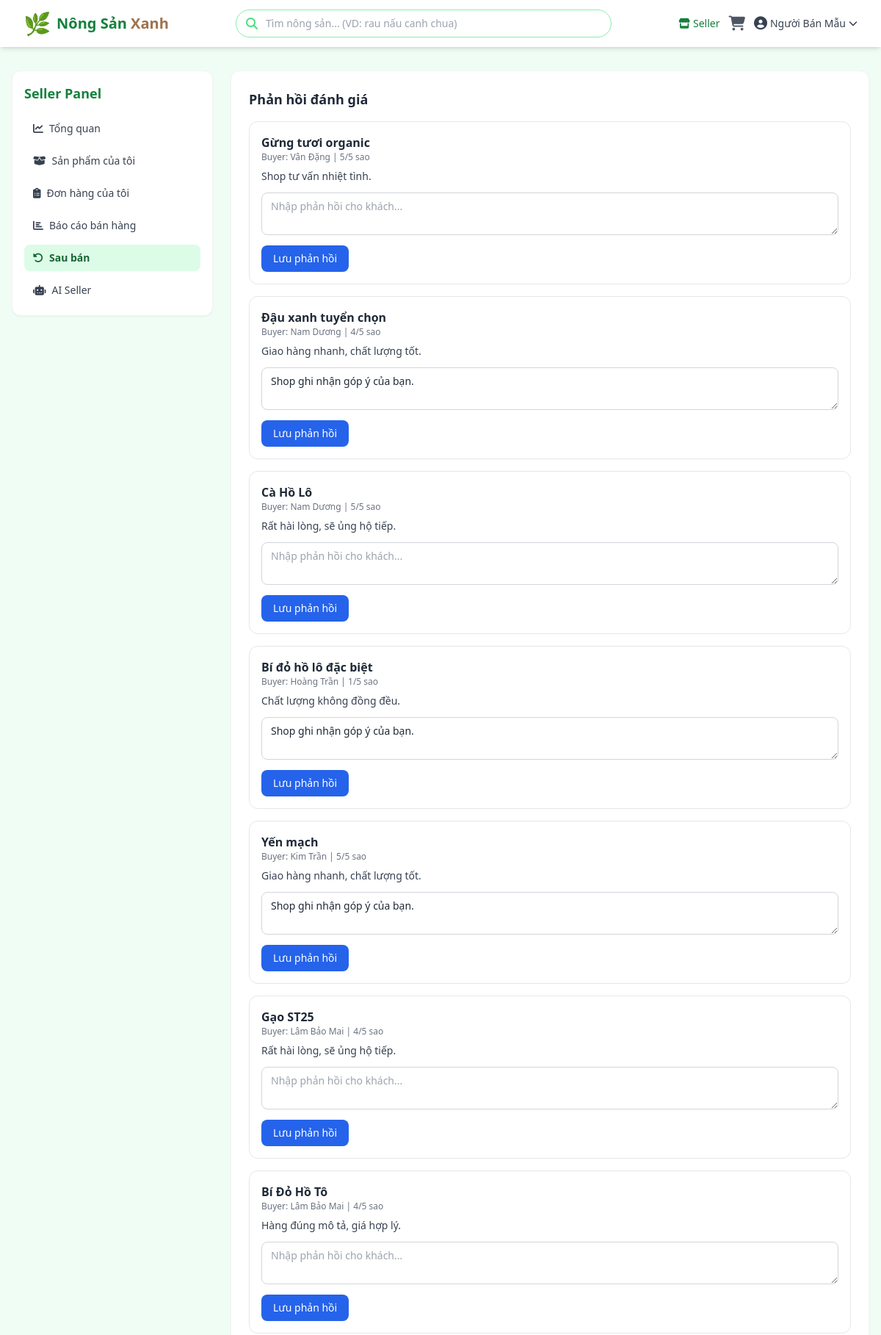
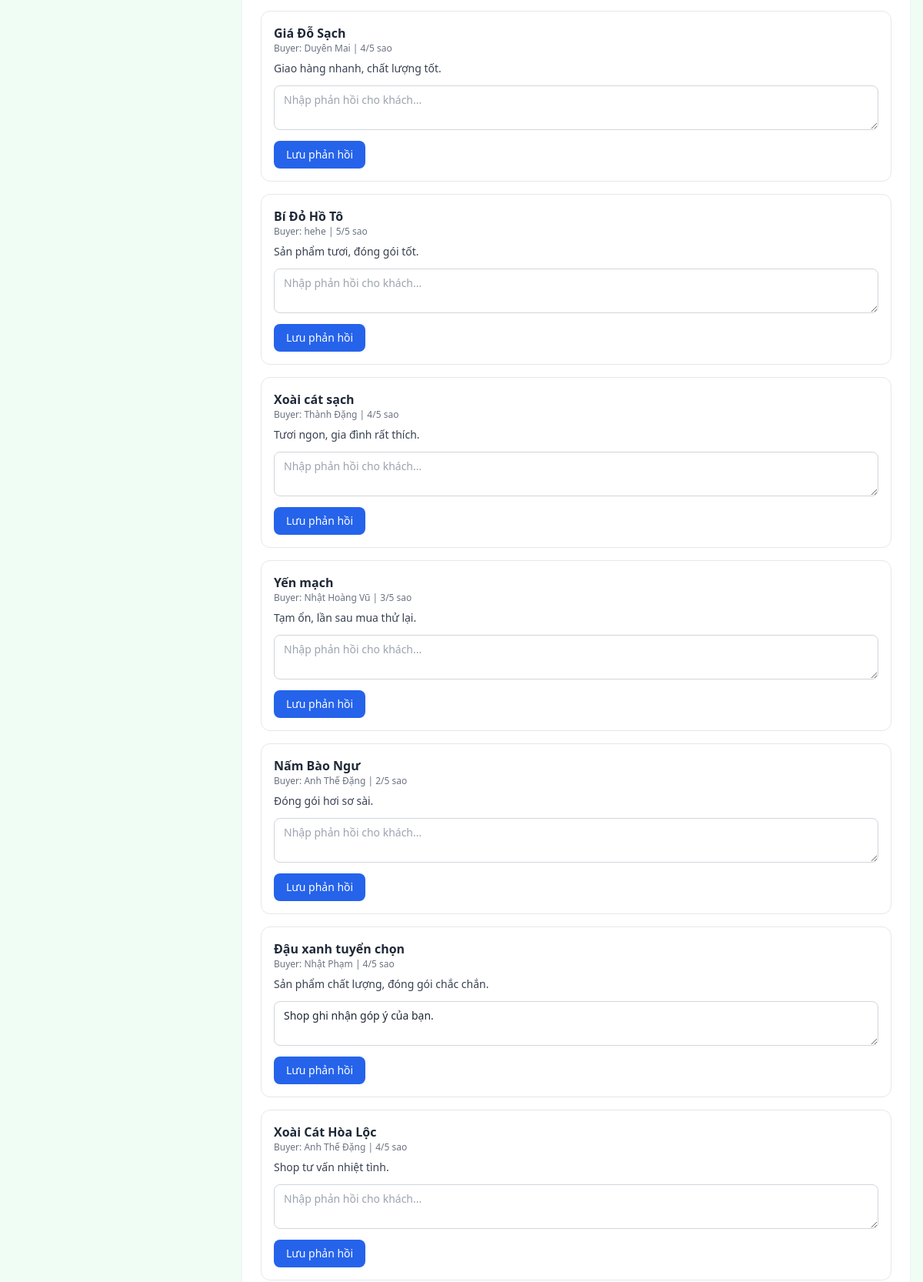
The page /seller/after-sales (signed in, upper part) on the database its author committed (2 pictures, top to bottom).
### models.py (models this page shows, shortened)
class User(UserMixin, db.Model):
    __tablename__ = 'users'
    id = db.Column(db.Integer, primary_key=True)
    username = db.Column(db.String(80), unique=True, nullable=False, index=True)
    email = db.Column(db.String(120), unique=True, nullable=False, index=True)
    password_hash = db.Column(db.String(256), nullable=False)
    full_name = db.Column(db.String(150), nullable=False)
    phone = db.Column(db.String(20), nullable=True)
    address = db.Column(db.String(300), nullable=True)
    role = db.Column(db.String(20), nullable=False, default='buyer')  # 'admin' | 'seller' | 'buyer'
    is_active = db.Column(db.Boolean, default=True)
    created_at = db.Column(db.DateTime, default=datetime.utcnow)
    orders = db.relationship('Order', backref='customer', lazy='dynamic')
    products = db.relationship('Product', backref='seller', lazy='dynamic', foreign_keys='Product.seller_id')
    def is_admin(self):
        return self.role == 'admin'
    def is_seller(self):
        return self.role == 'seller'

class Review(db.Model):
    __tablename__ = 'reviews'
    id = db.Column(db.Integer, primary_key=True)
    order_item_id = db.Column(db.Integer, db.ForeignKey('order_items.id'), nullable=False, unique=True)
    product_id = db.Column(db.Integer, db.ForeignKey('products.id'), nullable=False)
    buyer_id = db.Column(db.Integer, db.ForeignKey('users.id'), nullable=False)
    seller_id = db.Column(db.Integer, db.ForeignKey('users.id'), nullable=False)
    rating = db.Column(db.Integer, nullable=False, default=5)
    content = db.Column(db.Text, nullable=True)
    seller_reply = db.Column(db.Text, nullable=True)
    created_at = db.Column(db.DateTime, default=datetime.utcnow)
    replied_at = db.Column(db.DateTime, nullable=True)
    order_item = db.relationship('OrderItem', backref=db.backref('review', uselist=False))
    product = db.relationship('Product', backref='reviews')
    buyer = db.relationship('User', foreign_keys=[buyer_id], backref='given_reviews')
    seller = db.relationship('User', foreign_keys=[seller_id], backref='received_reviews')

class Product(db.Model):
    __tablename__ = 'products'
    id = db.Column(db.Integer, primary_key=True)
    seller_id = db.Column(db.Integer, db.ForeignKey('users.id'), nullable=True, index=True)
    category_id = db.Column(db.Integer, db.ForeignKey('categories.id'), nullable=True, index=True)
    name = db.Column(db.String(200), nullable=False, index=True)
    description = db.Column(db.Text, nullable=True)
    price = db.Column(db.Float, nullable=False)
    stock = db.Column(db.Integer, nullable=False, default=0)
    unit = db.Column(db.String(20), nullable=False, default='kg')
    category = db.Column(db.String(100), nullable=True, index=True)  # giữ tương thích, sẽ đồng bộ với category_id
    image = db.Column(db.String(300), nullable=True, default='default.jpg')
    is_visible = db.Column(db.Boolean, default=True)
    origin = db.Column(db.String(150), nullable=True)
    created_at = db.Column(db.DateTime, default=datetime.utcnow)
    updated_at = db.Column(db.DateTime, default=datetime.utcnow, onupdate=datetime.utcnow)
    order_items = db.relationship('OrderItem', backref='product', lazy='dynamic')

### app.py (the view)
@app.route('/seller/after-sales')
@seller_required
def seller_after_sales():
    reviews = Review.query.filter_by(seller_id=current_user.id).order_by(Review.created_at.desc()).all()
    returns = ReturnRequest.query.filter_by(seller_id=current_user.id).order_by(ReturnRequest.created_at.desc()).all()
    return render_template('seller/after_sales.html', reviews=reviews, returns=returns)

### app.py (called while the page is built)
@login_manager.user_loader
def load_user(user_id):
    return db.session.get(User, int(user_id))

def seller_required(f):
    @wraps(f)
    @login_required
    def decorated_function(*args, **kwargs):
        if not current_user.is_seller():
            abort(403)
        if not current_user.is_active:
            abort(403)
        return f(*args, **kwargs)
    return decorated_function

@app.context_processor
def inject_cart_count():
    cart = session.get('cart', {})
    count = sum(item['quantity'] for item in cart.values())
    return dict(cart_count=count, image_url=build_image_url)

### templates/seller/after_sales.html (shortened to what this page needs)
{% extends 'seller/base_seller.html' %}
{% block seller_content %}
<div class="space-y-5">
    <div class="bg-white rounded-xl border border-gray-100 shadow-sm p-6">
        <h2 class="text-lg font-semibold text-gray-800 mb-4">Phản hồi đánh giá</h2>
        {% if reviews %}
        <div class="space-y-4">
            {% for review in reviews %}
            <div class="border border-gray-200 rounded-xl p-4">
                <p class="font-semibold text-gray-800">{{ review.product.name }}</p>
                <p class="text-xs text-gray-500">Buyer: {{ review.buyer.full_name }} | {{ review.rating }}/5 sao</p>
                {% if review.content %}
                <p class="text-sm text-gray-700 mt-2">{{ review.content }}</p>
                {% endif %}
                <form action="{{ url_for('seller_review_reply', review_id=review.id) }}" method="POST" class="mt-3">
                    <textarea name="seller_reply" rows="2" placeholder="Nhập phản hồi cho khách..."
                              class="w-full px-3 py-2 rounded-lg border border-gray-300 text-sm focus:border-green-brand-500 focus:ring-2 focus:ring-green-brand-200 outline-none">{{ review.seller_reply or '' }}</textarea>
                    <button type="submit"
                            class="mt-2 inline-flex items-center px-4 py-2 rounded-lg bg-blue-600 text-white text-sm font-medium hover:bg-blue-700 transition">
                        Lưu phản hồi
                    </button>
                </form>
            </div>
            {% endfor %}
        </div>
        {% else %}
        <p class="text-sm text-gray-500">Chưa có đánh giá nào.</p>
        {% endif %}
    </div>
</div>
{% endblock %}

### templates/base.html (shortened to what this page needs)
<!DOCTYPE html>
<html lang="vi">
<head>
    <script src="https://cdn.tailwindcss.com"></script>
    <link rel="stylesheet" href="https://cdnjs.cloudflare.com/ajax/libs/font-awesome/6.5.0/css/all.min.css">
</head>
<body class="bg-green-brand-50 text-gray-800 min-h-screen flex flex-col">
    <nav class="bg-white shadow-md sticky top-0 z-50">
        <div class="max-w-7xl mx-auto px-4 sm:px-6 lg:px-8">
            <div class="flex justify-between items-center h-16">
                <a href="{{ url_for('index') }}" class="flex items-center gap-2">
                    <span class="text-3xl">🌿</span>
                    <span class="text-xl font-bold text-green-brand-700">Nông Sản <span class="text-earth-500">Xanh</span></span>
                </a>
                <div class="hidden md:flex flex-1 max-w-lg mx-8">
                    <form action="{{ url_for('index') }}" method="GET" class="w-full relative">
                        <input type="text" name="q" value="{{ request.args.get('q', '') }}"
                               placeholder="Tìm nông sản... (VD: rau nấu canh chua)"
                               class="w-full pl-10 pr-4 py-2 rounded-full border border-green-brand-300 focus:border-green-brand-500 focus:ring-2 focus:ring-green-brand-200 outline-none text-sm"
                               id="searchInput" autocomplete="off">
                        <i class="fas fa-search absolute left-3.5 top-1/2 -translate-y-1/2 text-green-brand-400"></i>
                    </form>
                </div>
                <div class="flex items-center gap-3">
                    {% if current_user.is_authenticated %}
                        {% if current_user.is_admin() %}
                            <a href="{{ url_for('admin_dashboard') }}" class="hidden sm:inline-flex items-center gap-1 text-sm text-green-brand-700 hover:text-green-brand-900 font-medium">
                                <i class="fas fa-tachometer-alt"></i> Admin
                            </a>
                        {% elif current_user.is_seller() %}
                            <a href="{{ url_for('seller_dashboard') }}" class="hidden sm:inline-flex items-center gap-1 text-sm text-green-brand-700 hover:text-green-brand-900 font-medium">
                                <i class="fas fa-store"></i> Seller
                            </a>
                        {% endif %}
                        <a href="{{ url_for('cart') }}" class="relative text-gray-600 hover:text-green-brand-700">
                            <i class="fas fa-shopping-cart text-xl"></i>
                        </a>
                        <details class="relative">
                            <summary class="flex items-center gap-1 text-sm text-gray-700 hover:text-green-brand-700 font-medium cursor-pointer list-none">
                                <i class="fas fa-user-circle text-lg"></i>
                                <span class="hidden sm:inline">{{ current_user.full_name }}</span>
                                <i class="fas fa-chevron-down text-xs"></i>
                            </summary>
                        </details>
                    {% endif %}
                </div>
            </div>
        </div>
    </nav>
    <main class="flex-1">
        {% block content %}{% endblock %}
    </main>
</body>
</html>

### rows shown on the page
User: full_name "Người Bán Mẫu"
Review: product.name "Gừng tươi organic", buyer.full_name "Vân Đặng", rating "5", content "Shop tư vấn nhiệt tình."
Review: product.name "Đậu xanh tuyển chọn", buyer.full_name "Nam Dương", rating "4", content "Giao hàng nhanh, chất lượng tốt.", seller_reply "Shop ghi nhận góp ý của bạn."
Review: product.name "Cà Hồ Lô", buyer.full_name "Nam Dương", rating "5", content "Rất hài lòng, sẽ ủng hộ tiếp."
Review: product.name "Bí đỏ hồ lô đặc biệt", buyer.full_name "Hoàng Trần", rating "1", content "Chất lượng không đồng đều.", seller_reply "Shop ghi nhận góp ý của bạn."
Review: product.name "Yến mạch", buyer.full_name "Kim Trần", rating "5", content "Giao hàng nhanh, chất lượng tốt.", seller_reply "Shop ghi nhận góp ý của bạn."
Review: product.name "Gạo ST25", buyer.full_name "Lâm Bảo Mai", rating "4", content "Rất hài lòng, sẽ ủng hộ tiếp."
Review: product.name "Bí Đỏ Hồ Tô", buyer.full_name "Lâm Bảo Mai", rating "4", content "Hàng đúng mô tả, giá hợp lý."
Review: product.name "Giá Đỗ Sạch", buyer.full_name "Duyên Mai", rating "4", content "Giao hàng nhanh, chất lượng tốt."
Review: product.name "Bí Đỏ Hồ Tô", buyer.full_name "hehe", rating "5", content "Sản phẩm tươi, đóng gói tốt."
Review: product.name "Xoài cát sạch", buyer.full_name "Thành Đặng", rating "4", content "Tươi ngon, gia đình rất thích."
Review: product.name "Yến mạch", buyer.full_name "Nhật Hoàng Vũ", rating "3", content "Tạm ổn, lần sau mua thử lại."
Review: product.name "Nấm Bào Ngư", buyer.full_name "Anh Thế Đặng", rating "2", content "Đóng gói hơi sơ sài."
Review: product.name "Đậu xanh tuyển chọn", buyer.full_name "Nhật Phạm", rating "4", content "Sản phẩm chất lượng, đóng gói chắc chắn.", seller_reply "Shop ghi nhận góp ý của bạn."
Review: product.name "Xoài Cát Hòa Lộc", buyer.full_name "Anh Thế Đặng", rating "4", content "Shop tư vấn nhiệt tình."
